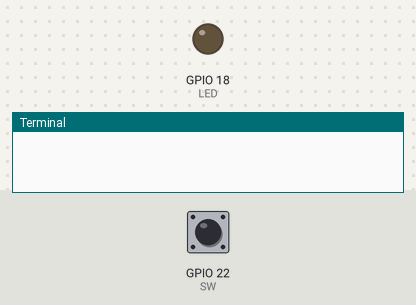
This program was run on a simulated Raspberry Pi (BCM pin numbers). Parts: output pins drawn as LEDs (lit = HIGH), the last lines printed to the terminal. Inputs (shaded band) come from the test bench; at power-on: GPIO 22 (SW) HIGH.

Above: at 1.2 s.
1.3 s: GPIO 22 (SW) pulled LOW for 0.15 s
At 1.6 s:
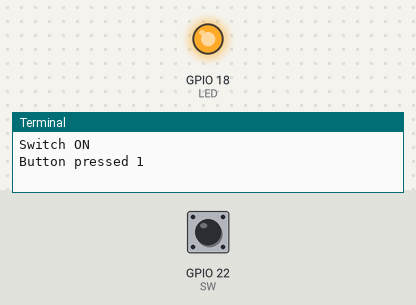
2.9 s: GPIO 22 (SW) pulled LOW for 1 s
At 4.0 s:
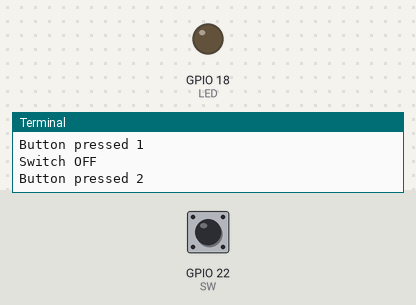
5.4 s: GPIO 22 (SW) pulled LOW for 3.2 s
At 5.9 s:
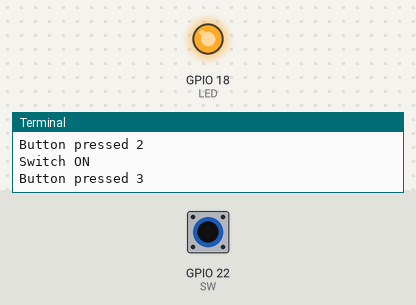
Timing chart, 0 to 8.4 s (numbered marks = the images above; inputs shaded):
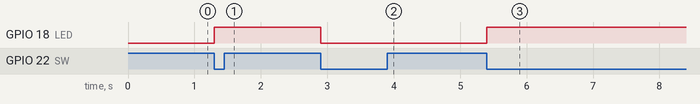

The program:

6_3.py
```python
import RPi.GPIO as GPIO
import time

SW = 22
count = 0
LED = 18
OUT = 0

GPIO.setmode(GPIO.BCM)
GPIO.setup(SW, GPIO.IN, pull_up_down=GPIO.PUD_UP)
GPIO.setup(LED, GPIO.OUT)

try:
    while True:
        if GPIO.wait_for_edge(SW, GPIO.FALLING):
            OUT = OUT + 1
            OUT = OUT%2
            count = count + 1
        if OUT == 1:
            print("Switch ON")
            GPIO.output (LED, True)
        else:
            print("Switch OFF")
            GPIO.output (LED, False)
        print(f"Button pressed {count}")
except KeyboardInterrupt:
    GPIO.cleanup()

print("\nBye")
```

Measured:
- after the input at 1.3 s, GPIO 18 (LED): LOW → HIGH at once
- after the input at 2.9 s, GPIO 18 (LED): HIGH → LOW at once
- after the input at 5.4 s, GPIO 18 (LED): LOW → HIGH at once
